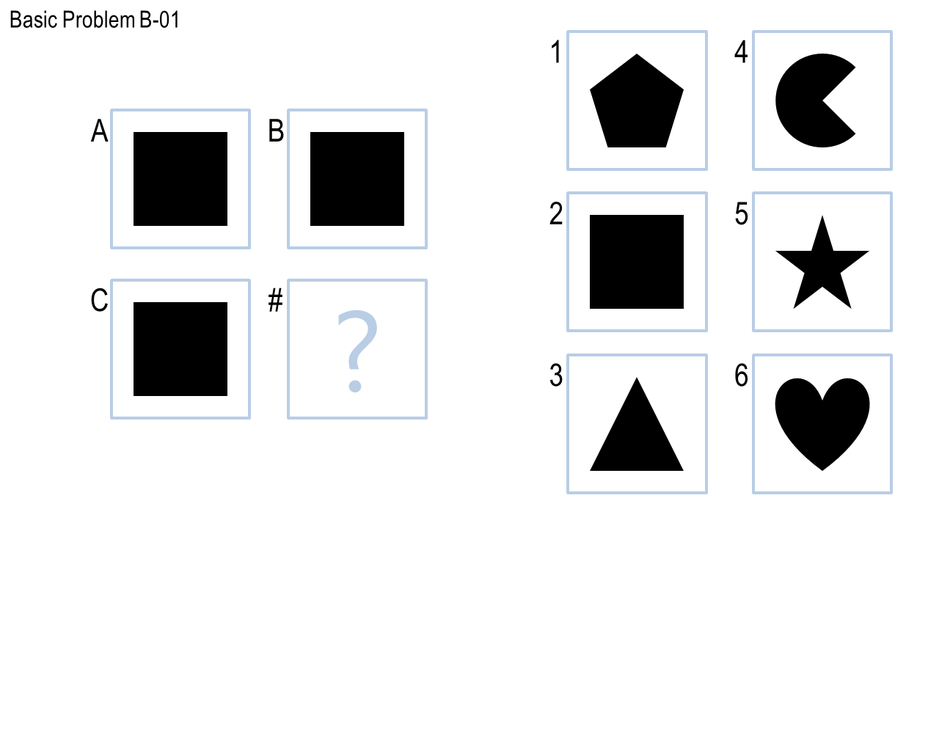
#> input picture Basic Problem B-01/Basic Problem B-01.PNG, 939 x 751 px, shrunk from 1280 x 1024 before the run
$ python -i Agent.py   (imports and definitions only)
#> lines starting #> are read from the running program, lines starting #| are printed output that depends on the picture; after the words box and inside, x2 and y2 are one past the last pixel; in counts of white or black regions, pixels touching at a corner belong together
#> further down, picture is the input picture: shape (751, 939, 3); mean B, G, R 232, 231.4, 230.9
# Your Agent for solving Raven's Progressive Matrices. You MUST modify this file.
#
# You may also create and submit new files in addition to modifying this file.
#
# Make sure your file retains methods with the signatures:
# def __init__(self)
# def Solve(self,problem)
#
# These methods will be necessary for the project's main method to run.

# Install Pillow and uncomment this line to access image processing.
#from PIL import Image
import time

import numpy
import cv2
import timeit


class Agent:
    # The default constructor for your Agent. Make sure to execute any
    # processing necessary before your Agent starts solving problems here.
    #
    # Do not add any variables to this signature; they will not be used by
    # main().
    def __init__(self):
        pass

    # [59 lines left out: functions binarize, pixelCount, calcDPR, ratioDPR, percDiff, matchTemplate and 2 more, not called in this run]

    def findOrientation(self, imgX):
        '''Finds the orientation of ONE shape in an image.
        Provided if there are SAME shapes within the image'''
        screenX = numpy.zeros(imgX.shape, dtype='uint8')

        thresh = cv2.threshold(imgX, 110, 255, cv2.THRESH_BINARY_INV)[1]
        # get contours and keep largest
        cntrs = cv2.findContours(thresh, cv2.RETR_EXTERNAL, cv2.CHAIN_APPROX_SIMPLE)

        #find outer contour
        cntrs = cntrs[0] if len(cntrs) == 2 else cntrs[1]

        #cntrs = cv2.findContours(screenX, cv2.RETR_EXTERNAL, cv2.CHAIN_APPROX_SIMPLE)
        #cntrs = cntrs[0] if len(cntrs) == 2 else cntrs[1]
        # get rotated rectangle from outer contour
        rotrect = cv2.minAreaRect(cntrs[0])
        box = cv2.boxPoints(rotrect)
        box = numpy.int0(box)

        # draw rotated rectangle on copy of img as result
        result = imgX.copy()
        cv2.drawContours(result, [box], 0, (0, 0, 255), 2)

        # get angle from rotated rectangle
        angle = rotrect[-1]
        # the `cv2.minAreaRect` function returns values in the
        # range [-90, 0); as the rectangle rotates clockwise the
        # returned angle trends to 0 -- in this special case we
        # need to add 90 degrees to the angle
        if angle < -45:
            angle = -(90 + angle)
        # otherwise, just take the inverse of the angle to make
        # it positive
        else:
            angle = angle
        return angle


    def identifyShapes(self, imgX):
        '''This function identifies shapes and returns a dictionary with shapes and numbers'''
        dictShapes = {
            "numOfShapes": 0,
            "numOfSides": 0,
            "sameShapes": False,
            "triangle": 0,
            "square": 0,
            "star": 0,
            "circle": 0,
            "unknownShapes": 0,
            "orientIfSameShape": -1
        }

        # apply canny edge detection
        edges = cv2.Canny(imgX, 90, 130)
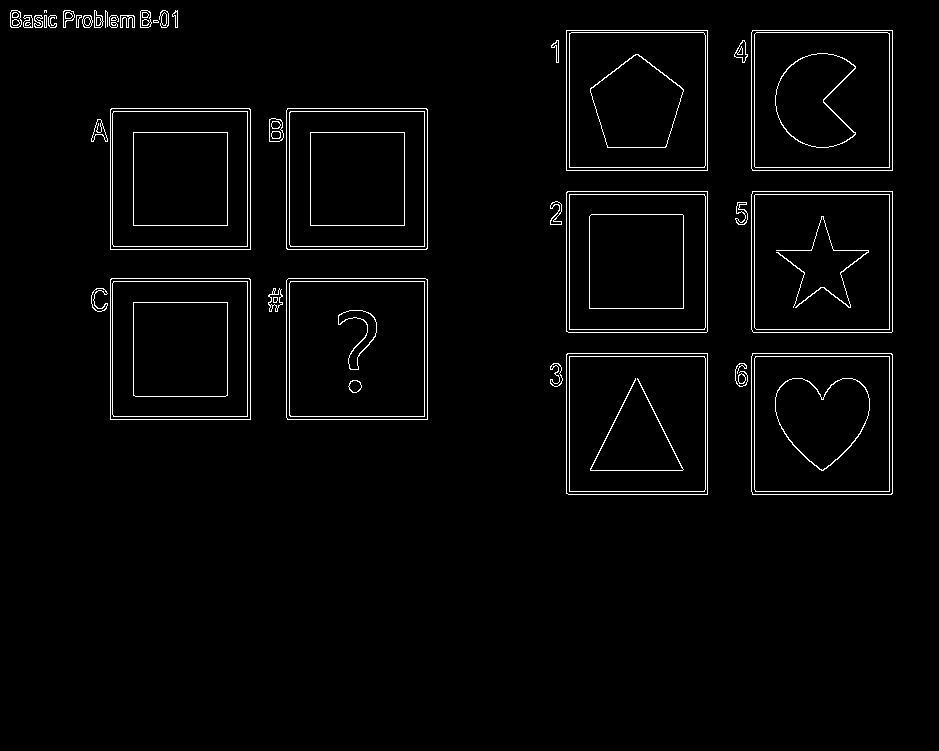
#> edges: shape (751, 939); 2.4% white in thin lines or dots, all inside (x1, y1, x2, y2) = (10, 10, 893, 495)

        # apply morphology close
        kernel = cv2.getStructuringElement(cv2.MORPH_RECT, (3, 3))
        morph = cv2.morphologyEx(edges, cv2.MORPH_CLOSE, kernel)
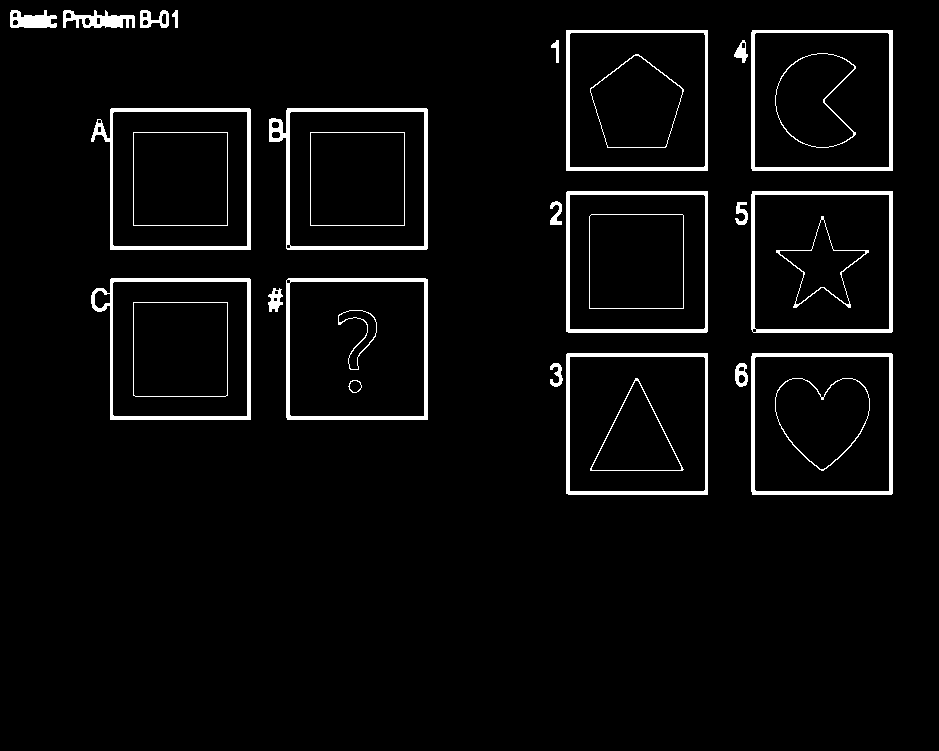
#> morph: shape (751, 939); 4% white; 32 white regions

        # get contours and keep largest
        contours = cv2.findContours(morph, cv2.RETR_EXTERNAL, cv2.CHAIN_APPROX_SIMPLE)
#> contours = 21 contours; largest, box (x1, y1, x2, y2) and area: (269, 108, 428, 250) 20181, (91, 278, 251, 420) 20092, (91, 108, 251, 250) 19905, (566, 353, 708, 495) 19879, (566, 191, 708, 333) 19878
        contours = contours[0] if len(contours) == 2 else contours[1]
        dictShapes['numOfShapes'] = len(contours)
        big_contour = 0
        if len(contours) > 0:
            big_contour = max(contours, key=cv2.contourArea)
#> big_contour = contour of 31 points, box (x1, y1, x2, y2) (269, 108, 428, 250), area 20181

            # get number of vertices (sides)
            peri = cv2.arcLength(big_contour, True)
#> peri = 627.8
            approx = cv2.approxPolyDP(big_contour, 0.03 * peri, True)
#> approx = [[269, 119], [287, 249], [427, 248], [426, 108]]
            dictShapes['numOfSides'] = len(approx)


        for cont in contours:
            p = cv2.arcLength(cont, True)
            aprx = cv2.approxPolyDP(cont, 0.03 * p, True)
            x = aprx.ravel()[0]
            y = aprx.ravel()[1]
            if len(aprx) == 3:
                dictShapes['triangle'] += 1
            elif len(aprx) == 4:
                dictShapes['square'] += 1
            elif len(aprx) == 8:
                dictShapes['circle'] += 1
            elif len(aprx) == 10:
                dictShapes['star'] += 1
            else:
                dictShapes['unknownShapes'] += 1
#> this loop made 21 passes
#> (p, x, y) on passes 1, 2, 5, 8, 9, 13, 14, 15, 18, 19, 20, 21: (64.04, 739, 363), (94.43, 553, 363), (85.11, 279, 288), (95.7, 737, 202), (88.77, 555, 201), (637.9, 97, 119), (61.21, 742, 40), (55.07, 556, 40), (41.66, 175, 10), (110, 140, 11), (263.2, 63, 11), (150.3, 10, 12)
#> (p, aprx, x, y) on passes 3, 4, 6, 7, 10, 11: (561.7, [[752, 353], [752, 494], [891, 494], [892, 354]], 752, 353), (562.8, [[567, 353], [566, 493], [707, 494], [707, 353]], 567, 353), (561.7, [[288, 278], [287, 419], [427, 419], [427, 279]], 288, 278), (609.1, [[92, 292], [110, 419], [250, 419], [249, 278]], 92, 292), (561.7, [[752, 191], [752, 331], [891, 332], [892, 191]], 752, 191), (562.2, [[567, 191], [566, 331], [706, 332], [707, 191]], 567, 191)
#> after the loop, dictShapes = 9 items

        sameShapes = False
        if dictShapes['triangle'] > 0 and (dictShapes['circle'] == dictShapes['star'] == dictShapes['square'] == 0):
            dictShapes['sameShapes'] = True
            dictShapes['orientation'] = self.findOrientation(imgX)
        elif dictShapes['circle'] > 0 and (dictShapes['triangle'] == dictShapes['star'] == dictShapes['square'] == 0):
            dictShapes['sameShapes'] = True
            dictShapes['orientation'] = self.findOrientation(imgX)
        elif dictShapes['star'] > 0 and (dictShapes['triangle'] == dictShapes['triangle'] == dictShapes['square'] == 0):
            dictShapes['sameShapes'] = True
            dictShapes['orientation'] = self.findOrientation(imgX)
        elif dictShapes['square'] > 0 and (dictShapes['triangle'] == dictShapes['triangle'] == dictShapes['triangle'] == 0):
            dictShapes['sameShapes'] = True
            dictShapes['orientation'] = self.findOrientation(imgX)
#> in findOrientation, `thresh = cv2.threshold(imgX, 110, 255, cv2.THRESH_BINARY_INV)[1]`:
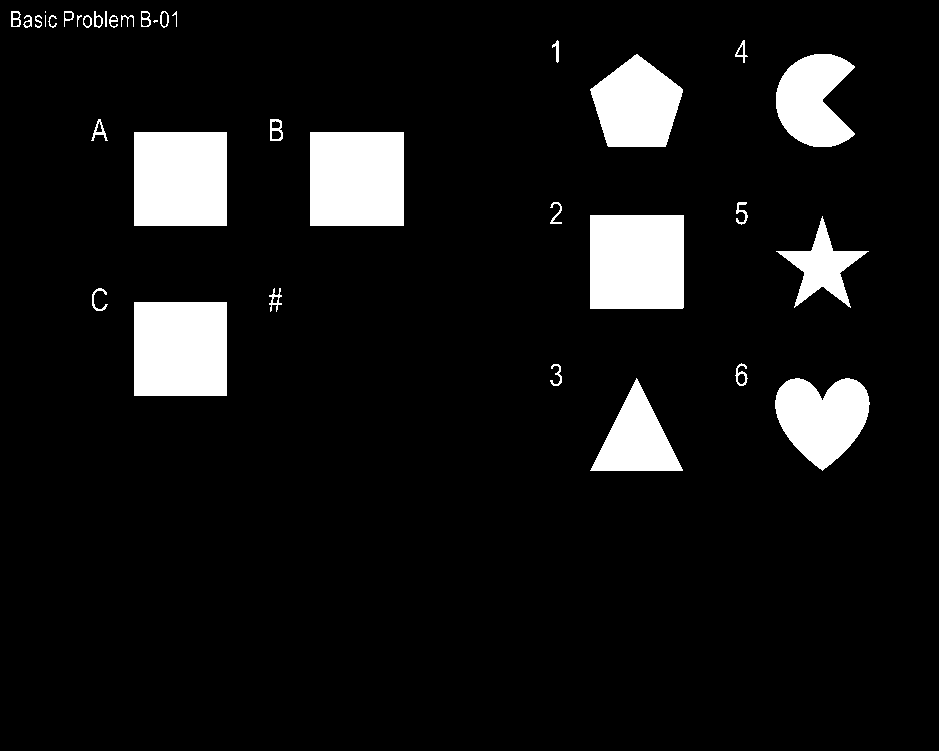
#> thresh: shape (751, 939, 3); 8.7% white; 36 white regions (3 under 20 px), largest, box (x1, y1, x2, y2) and area: (310, 132, 404, 226) 8836, (590, 215, 684, 309) 8835, (134, 132, 227, 226) 8742
        else:
            dictShapes['sameShapes'] = False


        #cv2.waitKey(0)
        return dictShapes

    # [1284 lines left out: functions shapesRepeating, isExact, isMirrored, pxDensityLoc, checkThreshold, rowCalculation and 18 more, not called in this run]

>>> import cv2
>>> picture = cv2.imread('Basic Problem B-01/Basic Problem B-01.PNG')
#> (the run stopped early here; a loop or call above may not have finished)
